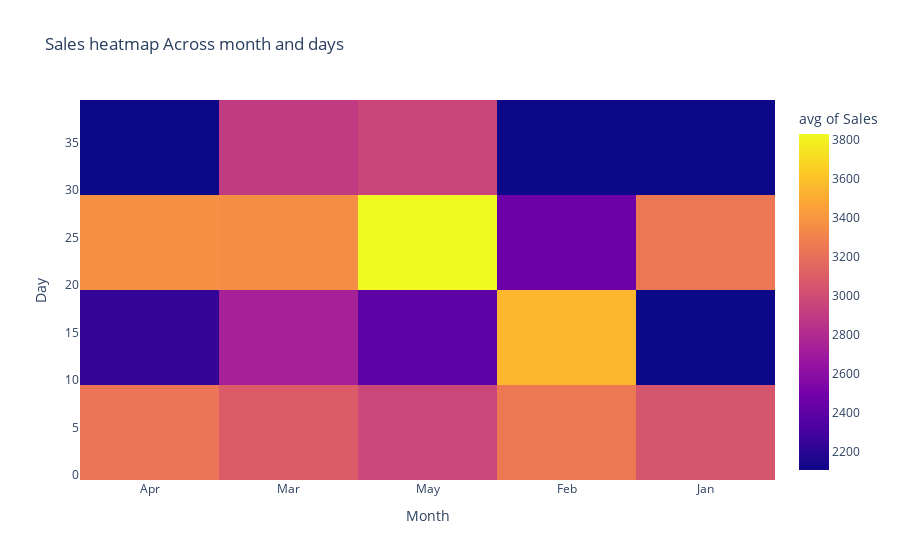

Write notebook code for a chart like this one.
### Markdown cell above
##  Q.3 Using the sales data, generate a heatmap to visualize the variation in sales across different months and days.
 
np.random.seed(20)

data = {

 'Month': np.random.choice(['Jan', 'Feb', 'Mar', 'Apr', 'May'], 100),

 'Day': np.random.choice(range(1, 31), 100),
 
 'Sales': np.random.randint(1000, 5000, 100)}

### Code cell
import pandas as pd
import numpy as np
import plotly.express as px

# Data set
np.random.seed(20)
data = {
 'Month': np.random.choice(['Jan', 'Feb', 'Mar', 'Apr', 'May'], 100),
 'Day': np.random.choice(range(1, 31), 100),
 'Sales': np.random.randint(1000, 5000, 100)
}

# Converting the data into Dataframe
df = pd.DataFrame(data)

#ploting the heat map
fig = px.density_heatmap(data, x = "Month", y = "Day", z = "Sales",
                         histfunc= "avg",
                         title= "Sales heatmap Across month and days"
                            )
                        
# showing the Heatmap pllot
fig.show()

### Figure 1 — Plotly figure (JSON) as saved in the notebook; plotly's stock layout.template omitted (floating-point values rounded to 4 significant figures)
{"data": [{"coloraxis": "coloraxis", "histfunc": "avg", "hovertemplate": "Month=%{x}<br>Day=%{y}<br>avg of Sales=%{z}<extra></extra>", "name": "", "type": "histogram2d", "x": ["Apr", "Mar", "May", "Mar", "Feb", "May", "Apr", "Mar", "Jan", "Jan", "Mar", "Mar", "Apr", "Apr", "Jan", "Jan", "Feb", "Mar", "Mar", "Apr", "Mar", "Feb", "Apr", "Mar", "Apr", "Apr", "Feb", "Jan", "Mar", "Apr", "Apr", "Mar", "Apr", "Feb", "Jan", "Apr", "Jan", "Mar", "Mar", "Apr", "Apr", "Jan", "Mar", "Feb", "Mar", "Apr", "Mar", "Feb", "May", "May", "Apr", "Apr", "Jan", "Mar", "Mar", "Apr", "Mar", "Mar", "Feb", "Mar", "Feb", "Jan", "Mar", "Mar", "May", "May", "Apr", "May", "Jan", "Jan", "Apr", "May", "Jan", "Mar", "Feb", "May", "May", "May", "Jan", "May", "Feb", "Feb", "Apr", "Mar", "Feb", "Feb", "Jan", "Jan", "Mar", "Apr", "Mar", "May", "Mar", "Mar", "Feb", "May", "Mar", "Feb", "May", "Feb"], "xaxis": "x", "xbingroup": "x", "y": [23, 10, 10, 22, 3, 16, 26, 23, 2, 25, 18, 17, 9, 12, 6, 1, 27, 23, 6, 5, 12, 19, 10, 26, 15, 21, 6, 4, 12, 10, 24, 30, 29, 2, 3, 20, 23, 14, 22, 21, 21, 18, 29, 14, 25, 12, 24, 2, 10, 19, 20, 5, 21, 13, 5, 10, 11, 1, 16, 22, 28, 16, 11, 5, 4, 13, 11, 3, 8, 1, 12, 23, 16, 19, 8, 12, 30, 22, 28, 8, 24, 6, 23, 2, 7, 13, 5, 29, 7, 1, 8, 15, 3, 27, 7, 19, 12, 20, 16, 9], "yaxis": "y", "ybingroup": "y", "z": [4835, 2099, 2094, 4809, 1969, 1278, 1208, 4408, 4047, 2580, 2321, 2858, 4799, 2780, 2713, 4530, 3459, 3019, 1990, 3610, 1513, 3422, 1361, 1405, 3181, 4974, 3985, 2732, 4026, 1138, 3240, 2899, 4588, 2135, 3280, 1331, 4471, 1310, 4211, 4076, 3454, 2661, 1774, 1827, 3279, 1073, 4211, 1786, 2716, 2123, 2216, 1823, 1064, 3724, 1048, 3362, 1039, 4109, 3998, 1732, 1124, 1005, 4482, 4087, 3523, 4255, 2930, 4141, 2425, 2999, 2072, 4157, 2656, 2830, 2590, 3006, 2958, 3503, 4440, 1241, 3028, 4745, 3839, 1717, 3222, 4963, 1637, 3663, 4834, 2707, 2432, 3206, 4520, 4745, 4972, 1375, 3909, 2264, 1548, 3893]}], "layout": {"coloraxis": {"colorbar": {"title": {"text": "avg of Sales"}}, "colorscale": [[0, "#0d0887"], [0.1111, "#46039f"], [0.2222, "#7201a8"], [0.3333, "#9c179e"], [0.4444, "#bd3786"], [0.5556, "#d8576b"], [0.6667, "#ed7953"], [0.7778, "#fb9f3a"], [0.8889, "#fdca26"], [1, "#f0f921"]]}, "legend": {"tracegroupgap": 0}, "title": {"text": "Sales heatmap Across month and days"}, "xaxis": {"anchor": "y", "domain": [0, 1], "title": {"text": "Month"}}, "yaxis": {"anchor": "x", "domain": [0, 1], "title": {"text": "Day"}}}}
